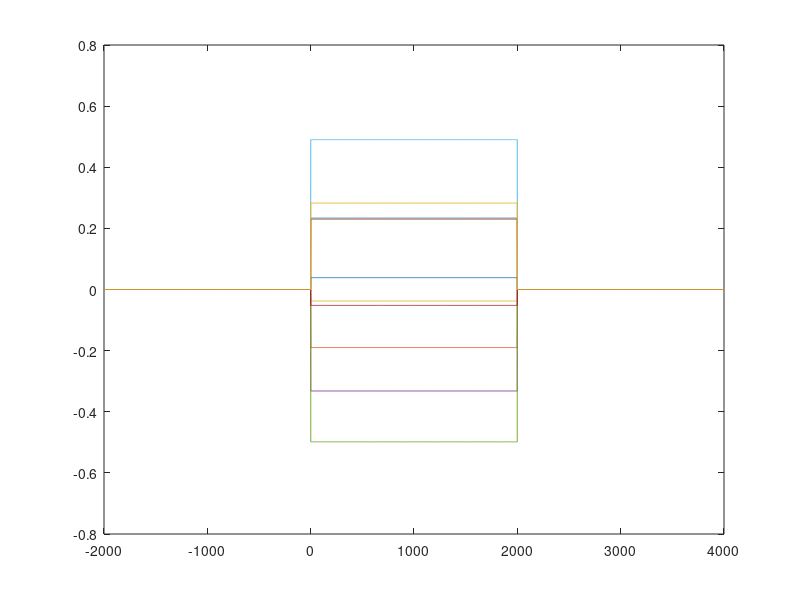

MATLAB code to generate this figure: (Note: this script raises an error after producing the figure.)
clear;clc;close all
K = 10;
n = [-2000:4000]';
A = rand(1,K) - 1/2;
x = A .* ((n > 0) - (n - 1999 > 0));
Acor = x*x'/K;
Sd = 20*log10(fftshift(abs(fft2(Acor))));
%%
plot(n,x)
figure; imagesc(n,n,Acor)
figure; imagesc(Sd)
